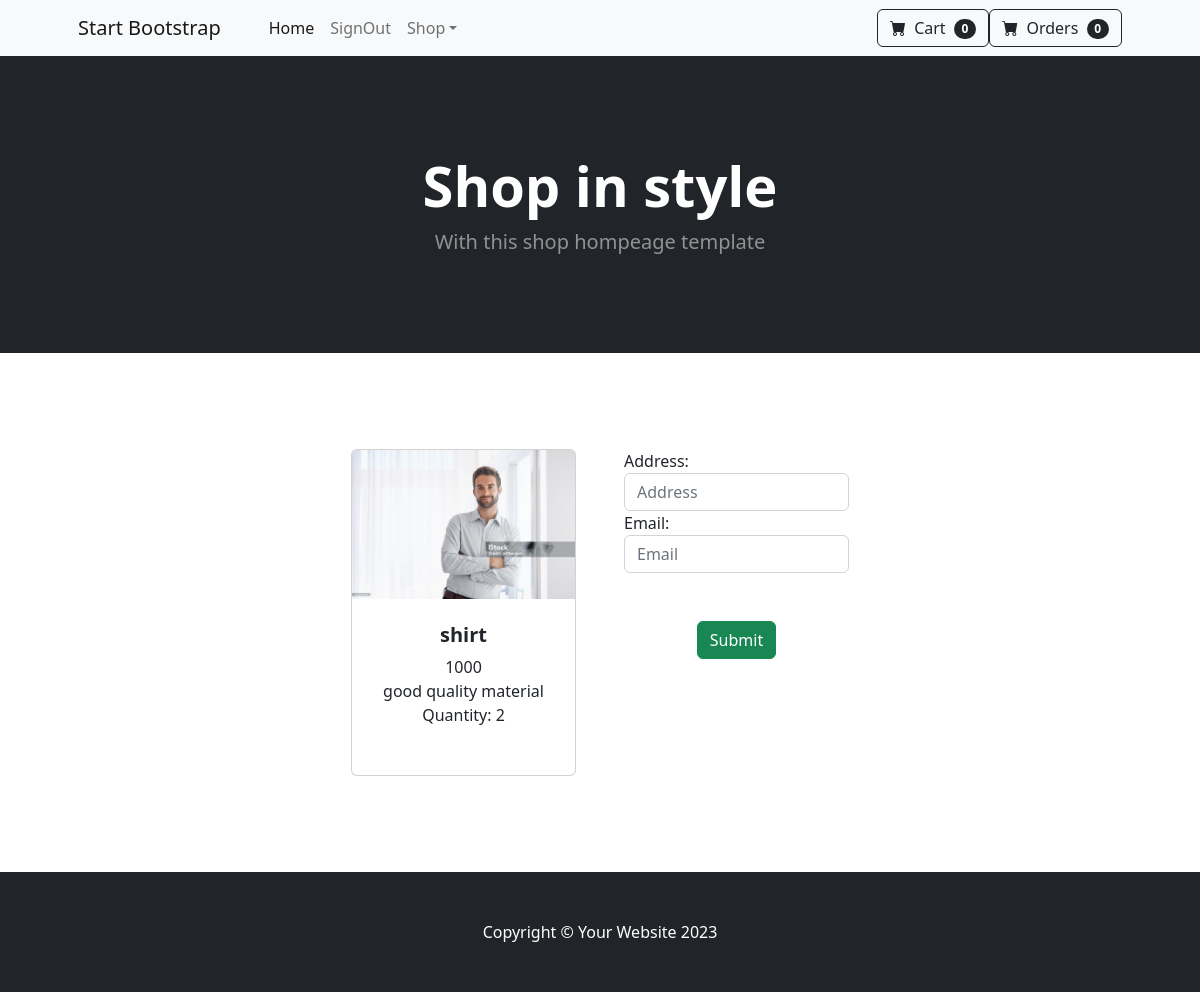
Page /place_order/1 on the committed database.
### UserApp/models.py (models this page shows)
class Cart(models.Model):
    product=models.ForeignKey(Products,on_delete=models.CASCADE)
    user=models.ForeignKey(User,on_delete=models.CASCADE)
    quantity=models.PositiveIntegerField(default=1)
    date=models.DateField(auto_now_add=True)
    options=(
        ("in-cart","in-cart"),
        ("order-placed","order-placed"),
        ("cancelled","cancelled"),
    )
    status=models.CharField(max_length=100,default="in-cart",choices=options)

### AdminApp/models.py (models this page shows, shortened)
class Products(models.Model):
    product_name=models.CharField(max_length=100)
    price=models.PositiveIntegerField()
    description=models.TextField(max_length=100)
    rating=models.PositiveIntegerField(null=True,blank=True)
    image=models.ImageField(upload_to="images")
    category=models.ForeignKey(Category,on_delete=models.CASCADE)

### UserApp/views.py (the view, shortened to what this page needs)
# urls.py: path('place_order/<int:id>',views.PlaceOrderView.as_view(),name="placeorder_view"),
class PlaceOrderView(TemplateView):
    template_name="place_order.html"
    def get_context_data(self,**kwargs):
        context=super().get_context_data(**kwargs)
        context['form']=OrderForm()
        context['product']=Cart.objects.get(id=kwargs.get("id"))
        return context

### UserApp/forms.py
class OrderForm(forms.ModelForm):
    class Meta:
        model=Orders
        fields=['address','email']
        widgets={
            'address':forms.TextInput(attrs={'class':'form-control','placeholder':'Address'}),
            'email':forms.EmailInput(attrs={'class':'form-control','placeholder':'Email','type':'email'}),
        }

### UserApp/context_processors.py (called while the page is built)
def cart_count(request):
    if request.user.is_authenticated:
        count=Cart.objects.filter(user=request.user,status="in-cart").count()
        return {'count':count}
    else:
        return {'count':0}

def order_count(request):
    if request.user.is_authenticated:
        order_count=Orders.objects.filter(user=request.user,status="order-placed").count
        return {'order_count':order_count}
    else:
        return {'order_count':0}

### UserApp/templates/place_order.html (shortened to what this page needs)
{% extends 'index.html' %}
{% block content %}
<section class="py-5">
    <div class="container px-4 px-lg-5 mt-5">
        <div class="row gx-4 gx-lg-5 row-cols-2 row-cols-md-3 row-cols-xl-4 justify-content-center">
            <div class="col mb-5">
                <div class="card h-100">
                    <img class="card-img-top" src="{{product.product.image.url }}" alt="..."
                        style="width: 100%; height: 100%;" />
                    <div class="card-body p-4">
                        <div class="text-center">
                            <h5 class="fw-bolder"> {{product.product.product_name}}</h5>
                            {{product.product.price}}
                            <br>
                            {{product.product.description}}
                            Quantity: {{product.quantity}}
                        </div>
                    </div>
                    <div class="card-footer p-4 pt-0 border-top-0 bg-transparent">
                    </div>
                </div>
            </div>
            <div class="col">
                <form action="" method="post">
                    {{form}}
                    <div class="d-flex justify-content-center m-5">
                        <input type="submit" class="btn btn-success">
                    </div>
                </form>
            </div>
        </div>
    </div>
</section>
{% endblock %}

### rows in the picture
Cart: product.image (picture), product.product_name "shirt", product.price "1000", product.description "good quality material", quantity "2"

### other values in the picture
{{ count }} "0"
{{ order_count }} "0"
